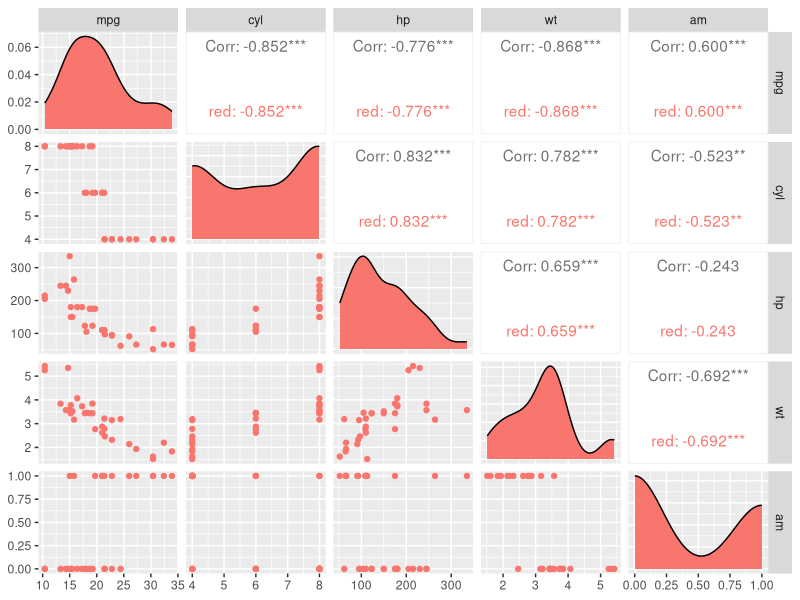
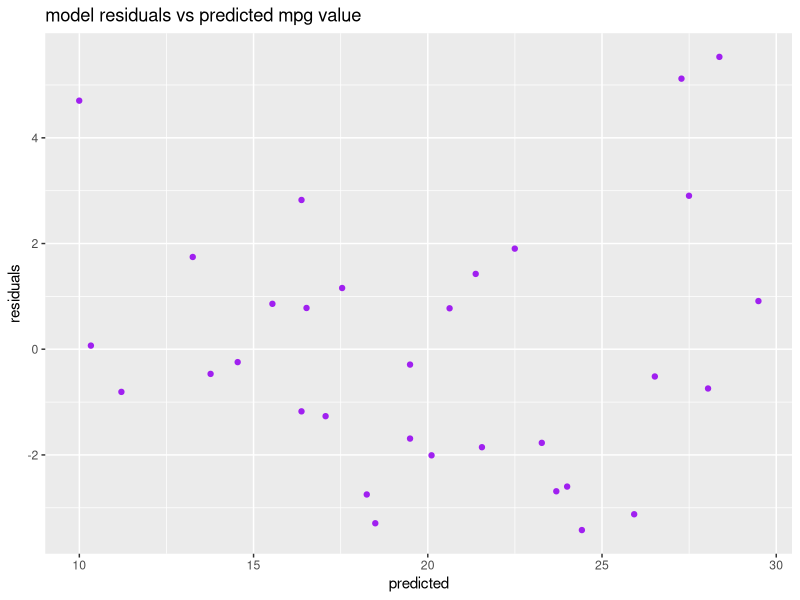

These figures' R source, in order:
## ---- chunk 1
str(mtcars)

## ---- chunk 2
fit1<-lm(data=mtcars,mpg ~ factor(am))
fit2<-lm(data=mtcars,mpg ~ factor(am) + wt   )
fit3<-lm(data=mtcars,mpg ~ factor(am) + wt  + hp )
fit4<-lm(data=mtcars,mpg ~ factor(am) + wt  + hp + cyl)
fit5<-lm(data=mtcars,mpg ~ factor(am) + wt  + hp + cyl + disp)
## ---- chunk 3
anova(fit1,fit2,fit3,fit4,fit5)
## ---- chunk 4
sum3<-summary(fit3)
coef(sum3)
## ---- chunk 5
library(ggplot2)
library(GGally)
k<-ggpairs(data=mtcars,columns=c(1,2,4,6,9),mapping=aes(colour='red'))
print(k)
## ---- chunk 6
fitdata<-data.frame(residuals=resid(fit3),predicted=predict(fit3))
j<-ggplot(data=fitdata,aes(x=predicted,y=residuals)) + geom_point(colour='purple') + labs(title='model residuals vs predicted mpg value')
print(j)
